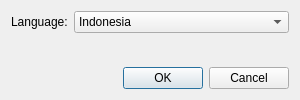
<?xml version="1.0" encoding="UTF-8"?>
<ui version="4.0">
    <class>SettingDialog</class>
    <widget class="QDialog" name="SettingDialog">
        <property name="geometry">
            <rect>
                <x>0</x>
                <y>0</y>
                <width>300</width>
                <height>100</height>
            </rect>
        </property>
        <property name="windowTitle">
            <string>Settings</string>
        </property>
        <layout class="QVBoxLayout">
            <item>
                <layout class="QFormLayout">
                    <item row="0" column="0">
                        <widget class="QLabel" name="labelLanguage">
                            <property name="text">
                                <string>Language:</string>
                            </property>
                        </widget>
                    </item>
                    <item row="0" column="1">
                        <widget class="QComboBox" name="comboLanguage">
                            <property name="currentIndex">
                                <number>0</number>
                            </property>
                            <item>
                                <property name="text">
                                    <string>Indonesia</string>
                                </property>
                            </item>
                            <item>
                                <property name="text">
                                    <string>English</string>
                                </property>
                            </item>
                        </widget>
                    </item>
                </layout>
            </item>
            <item>
                <widget class="QDialogButtonBox" name="buttonBox">
                    <property name="standardButtons">
                        <set>QDialogButtonBox::Cancel|QDialogButtonBox::Ok</set>
                    </property>
                </widget>
            </item>
        </layout>
    </widget>
    <resources />
    <connections />
</ui>
